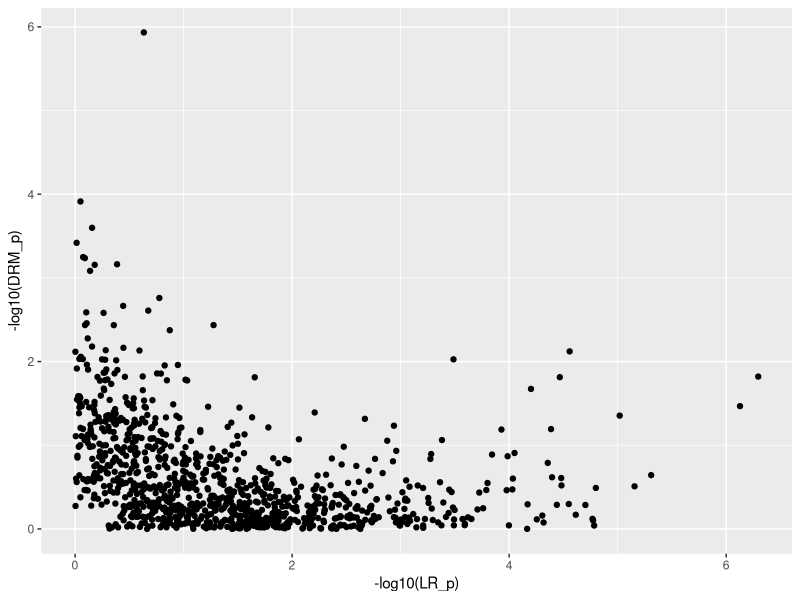

Write the R code that produced this figure. (Note: this script raises an error after producing the figure.)
library(data.table)
library(parallel)

# Function to perform DRM test for vqtls
DeviationRegressionModel <- function(PHENOTYPE,SNP) {
  X <- as.factor(SNP)
  Y.i <- tapply(PHENOTYPE, X, median)
  Z.ij <- abs(PHENOTYPE - Y.i[X])
  p <- as.numeric(summary(lm(Z.ij~SNP))$coef[2,c(1,4)])
  return(p)
}

testing <- function(j,i=1,type='gxg') {
  
  genetic_variance_explained <- genetic_variance_explained.vec[i]
  if (j %% 50 == 0) {print(paste0('Iteration ',j,', ',i,'/',length(genetic_variance_explained.vec)))}

  # generate SNPs & causal effects on phenotype
  if (type=='gxg') {
    G <- cbind(rbinom(nindiv,2,MAF1),rbinom(nindiv,2,MAF2))
    phenotype.g <- (G[,1])*(G[,2]-1)
    # phenotype.g <- (G[,1])*(G[,2])
    SNP <- G[,1]
  } else if (type=='mean') {
    SNP <- rbinom(nindiv,2,MAF1)
    phenotype.g <- SNP
  }

  # generate phenotype using environmental noise & point genetic effects
  scalar <- (1-(genetic_variance_explained))/(genetic_variance_explained);
  environmental_variance <- scalar*var(phenotype.g)
  if (phenotype_noise=='NORMAL') {
    phenotype.e <- rnorm(nindiv,0,sqrt(environmental_variance))
  } else if (phenotype_noise=='CHISQ4') {
    phenotype.e <- as.numeric(sqrt(environmental_variance)*scale(rchisq(nindiv,df=4)))
  }
  PHENOTYPE <- scale(phenotype.g + phenotype.e)[,1]
  
  # perform QTL tests
  res <- as.numeric(DeviationRegressionModel(PHENOTYPE,SNP))
  beta <- res[1]
  DRM <- res[2]
  LINEAR_REGRESSION <- as.numeric(summary(lm(PHENOTYPE~SNP))$coef[2,c(1,4)])
  
  # save results
  res <- data.frame(type=type,MAF1=MAF1,MAF2=MAF2,N=nindiv,noise=phenotype_noise,
                    h=genetic_variance_explained,
                    LR_beta=LINEAR_REGRESSION[1],LR_p=LINEAR_REGRESSION[2],
                    DRM_beta=beta,DRM_p=DRM)
  
  # library(ggplot2)
  # tmp <- data.frame(SNP1=G[,1],SNP2=G[,2],PHENO=PHENOTYPE)
  # ggplot(tmp,aes(SNP1,PHENOTYPE,col=as.factor(SNP2))) + geom_jitter(width=0.1) + geom_smooth(method='lm',se=F) + theme_bw()
  
  return(list(res,SNP,PHENOTYPE))
}

runSimulation <- function(i,type='gxg') {
  tests <- mclapply(1:nsim,testing,i=i,type=type,mc.cores = 8)
  results.tmp <- do.call(rbind,lapply(tests,function(x){x[[1]]}))
  genotypes.tmp <- do.call(cbind,lapply(tests,function(x){x[[2]]}))
  phenotypes.tmp <- do.call(cbind,lapply(tests,function(x){x[[3]]}))
  return(list(results.tmp,genotypes.tmp,phenotypes.tmp))
}


# parameters
MAF1 <- 0.4
MAF2 <- 0.4
nsim <- 1000; 
nindiv <- 10000
simulation_type='gxg'
genetic_variance_explained.vec <- seq(0.01,0.1,by=0.01);
# genetic_variance_explained.vec <- seq(0.01,0.03,by=0.01);
phenotype_noise.vec <- c('NORMAL','CHISQ4')
results <- list(); genotypes <- list(); phenotypes <- list()

k=2
phenotype_noise <- phenotype_noise.vec[k]
results.tmp <- runSimulation(1)[[1]]
# mean(results.tmp$LR_p<0.05)
# mean(results.tmp$DRM_p<0.05)
# table(results.tmp$LR_p<0.05,results.tmp$DRM_p<0.05)
# fisher.test(table(results.tmp$LR_p<0.05,results.tmp$DRM_p<0.05))$p.value
# cor(results.tmp$LR_beta,results.tmp$DRM_beta)
cor(-log10(results.tmp$LR_p),-log10(results.tmp$DRM_p))
library(ggplot2)
mean(results.tmp$DRM_p[(results.tmp$LR_p >= 0.05)] < 0.05)
mean(results.tmp$DRM_p[(results.tmp$LR_p < 0.05)] < 0.05)
mean(results.tmp$DRM_p[(results.tmp$LR_p < 0.001)] < 0.05)

ggplot(results.tmp,aes(x=-log10(LR_p),y=-log10(DRM_p))) + geom_point()

genetic_variance_explained.vec <- genetic_variance_explained.vec[1:3]
for (k in 1:1) {
  set.seed(03191995)
  phenotype_noise <- phenotype_noise.vec[k]
  simulation_results <- lapply(1:length(genetic_variance_explained.vec),runSimulation,type=simulation_type)
  results <- do.call(rbind,lapply(simulation_results,function(x){x[[1]]}))
  # genotypes <- do.call(cbind,lapply(simulation_results,function(x){x[[2]]}))
  # phenotypes <- do.call(cbind,lapply(simulation_results,function(x){x[[3]]}))
  results <- as.data.frame(results,stringsAsFactors = FALSE)
  # genotypes <- as.data.frame(genotypes,stringsAsFactors=FALSE)
  # phenotypes <- as.data.frame(phenotypes,stringsAsFactors=FALSE)
  
  #1
  results$LR_p.reject <- (results$LR_p<0.05)
  results$DRM_p.reject <- (results$DRM_p<0.05)
  res <- aggregate(results[,c('LR_p.reject','DRM_p.reject')],by = list(h=results$h),mean)
  colnames(res)[2:3] <- c('LR','DRM')
  png('~/Documents/Research/vQTL/ukb_vqtl/output/simulation/muqtl_vs_vqtl.png',width = 2700,height = 2700,res=650)
  ggplot(melt(res,id.vars='h'),aes(x=h,y=value,col=variable)) + geom_line() + geom_point() + theme_bw() + theme(panel.grid=element_blank()) + labs(col='Method',x='Variance explained by GxG',y='Power')
  dev.off()
  #2
  val <- 0.01
  results.sub <- subset(results,h==val)
  tab <- table(results.sub[,c('LR_p.reject','DRM_p.reject')])
  fisher.test(tab)$p.value
  tab[1,2]/(tab[1,1]+tab[1,2])
  tab[2,2]/(tab[2,1]+tab[2,2])
  
  #3
  val <- 0.02
  results.sub <- subset(results,h==val)
  tab <- table(results.sub[,c('LR_p.reject','DRM_p.reject')])
  fisher.test(tab)$p.value
  tab[1,2]/(tab[1,1]+tab[1,2])
  tab[2,2]/(tab[2,1]+tab[2,2])
  
  #4
  val <- 0.03
  results.sub <- subset(results,h==val)
  tab <- table(results.sub[,c('LR_p.reject','DRM_p.reject')])
  fisher.test(tab)$p.value
  tab[1,2]/(tab[1,1]+tab[1,2])
  tab[2,2]/(tab[2,1]+tab[2,2])
  
  
  dir <- '~/Documents/Research/vQTL'
  dir <- '/athena/elementolab/scratch/anm2868/vQTL'
  f <- paste0(dir,'/ukb_vqtl/output/simulation/MAF1_',MAF1,'.MAF2_',MAF2,'.NSIM_',nsim,'.NINDIV_',nindiv,'.TYPE_',simulation_type,'.NOISE_',phenotype_noise,'.txt')
  fwrite(results,f,quote = F,na = 'NA',sep = '\t',row.names = F,col.names = T)
  
  f <- paste0(dir,'/ukb_vqtl/output/simulation/MAF1_',MAF1,'.MAF2_',MAF2,'.NSIM_',nsim,'.NINDIV_',nindiv,'.TYPE_',simulation_type,'.NOISE_',phenotype_noise,'.geno.txt')
  fwrite(genotypes,f,quote = F,na = 'NA',sep = '\t',row.names = F,col.names = T)
  
  f <- paste0(dir,'/ukb_vqtl/output/simulation/MAF1_',MAF1,'.MAF2_',MAF2,'.NSIM_',nsim,'.NINDIV_',nindiv,'.TYPE_',simulation_type,'.NOISE_',phenotype_noise,'.pheno.txt')
  fwrite(phenotypes,f,quote = F,na = 'NA',sep = '\t',row.names = F,col.names = T)
  
  rm(results);rm(genotypes);rm(phenotypes)
}


# yep
phenotype_noise <- phenotype_noise.vec[k]
simulation_results <- lapply(1:length(genetic_variance_explained.vec),runSimulation,type=simulation_type)
results <- do.call(rbind,lapply(simulation_results,function(x){x[[1]]}))
genotypes <- do.call(cbind,lapply(simulation_results,function(x){x[[2]]}))
phenotypes <- do.call(cbind,lapply(simulation_results,function(x){x[[3]]}))
results <- as.data.frame(results,stringsAsFactors = FALSE)
genotypes <- as.data.frame(genotypes,stringsAsFactors=FALSE)
phenotypes <- as.data.frame(phenotypes,stringsAsFactors=FALSE)

